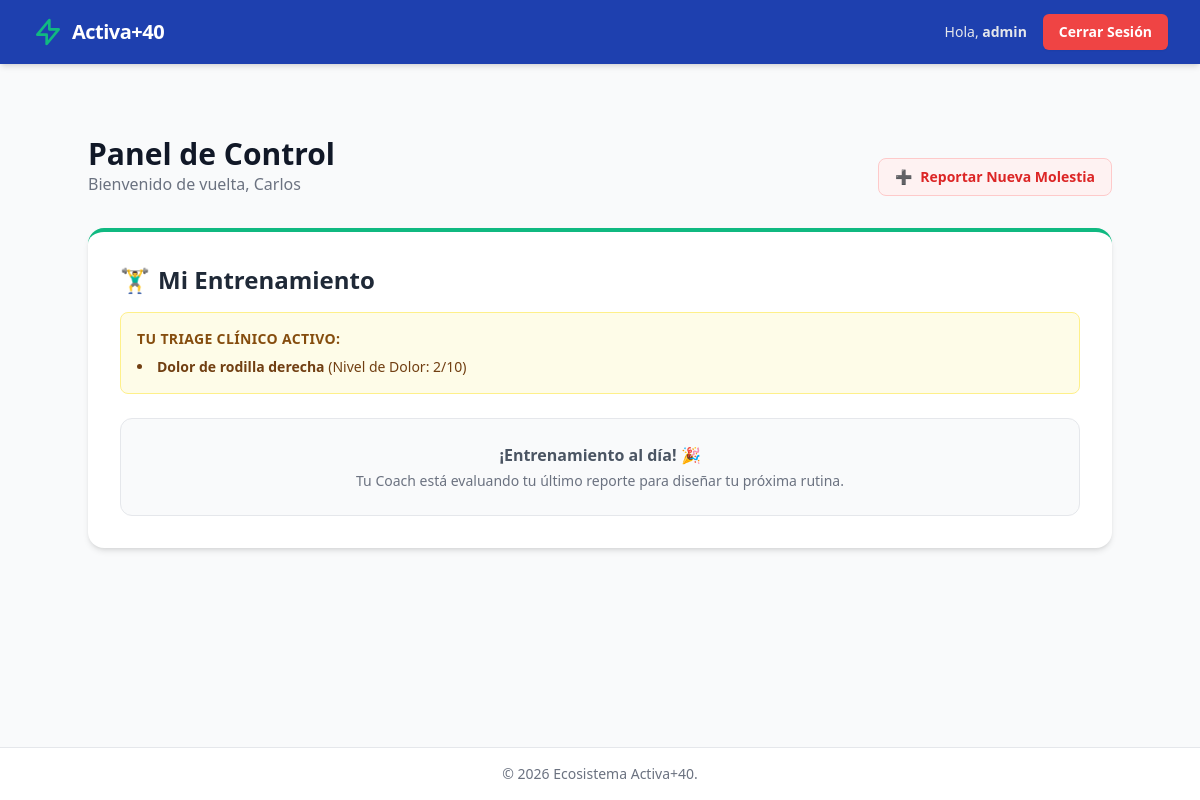
Page /dashboard/ (signed in) on the earlier database version.
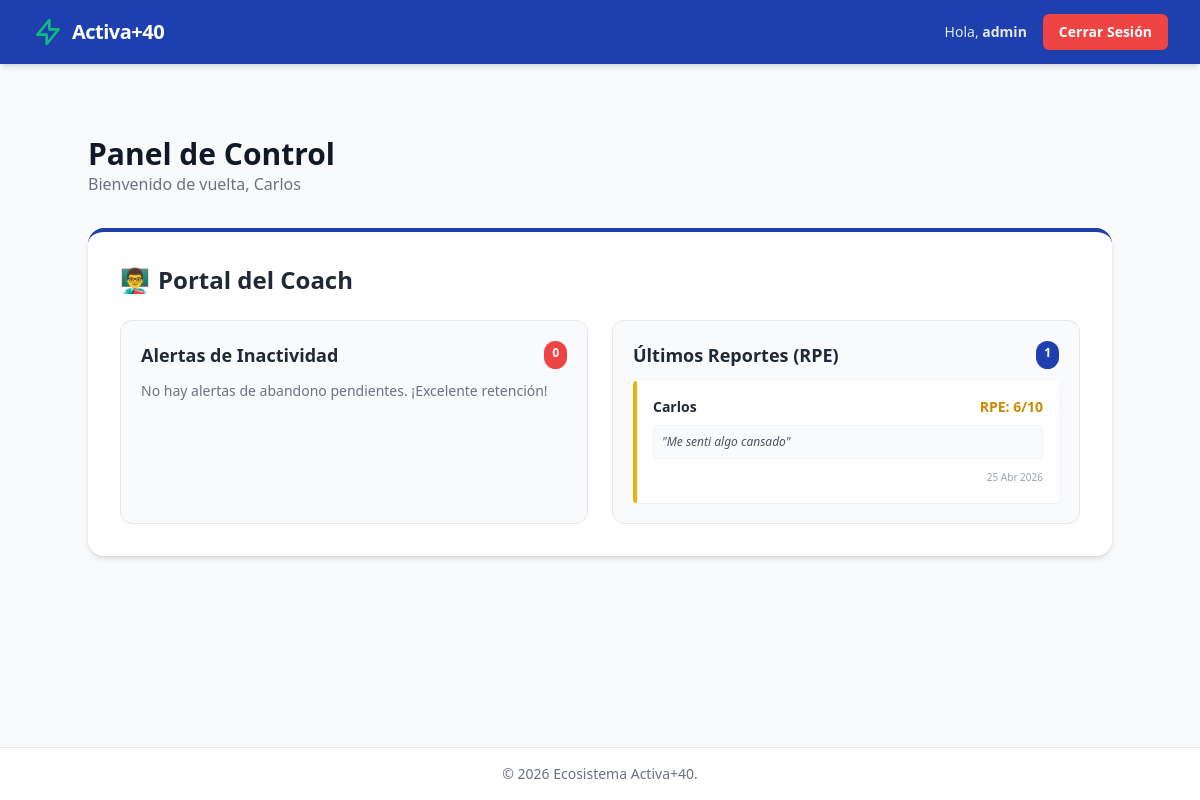
Same page on the later database version.
### triage/models.py (models this page shows, shortened)
class Usuario_Restriccion(models.Model):
    usuario = models.ForeignKey(settings.AUTH_USER_MODEL, on_delete=models.CASCADE)
    restriccion = models.ForeignKey(Restriccion_Fisica, on_delete=models.CASCADE)
    nivel_dolor_eva = models.IntegerField(
        choices=[(i, str(i)) for i in range(1, 11)],
        verbose_name="Nivel de Dolor (EVA 1-10)"
    )
    fecha_registro = models.DateTimeField(auto_now_add=True)
    class Meta:
        verbose_name = "Restricción de Usuario"
        verbose_name_plural = "Restricciones de Usuarios"

class Restriccion_Fisica(models.Model):
    nombre = models.CharField(max_length=100, verbose_name="Zona de dolor o Patología")
    descripcion = models.TextField(blank=True, null=True)
    class Meta:
        verbose_name = "Restricción Física"
        verbose_name_plural = "Restricciones Físicas"

### entrenamiento/models.py (models this page shows, shortened)
class Evaluacion_PostSesion(models.Model):
    rutina = models.OneToOneField(Rutina, on_delete=models.CASCADE)
    esfuerzo_rpe = models.IntegerField(choices=[(i, str(i)) for i in range(1, 11)], verbose_name="Esfuerzo Percibido (RPE 1-10)")
    comentario_usuario = models.TextField(blank=True, null=True)
    fecha_evaluacion = models.DateTimeField(auto_now_add=True)
    class Meta:
        verbose_name = "Evaluación Post-Sesión"
        verbose_name_plural = "Evaluaciones Post-Sesión"

class Rutina(models.Model):
    usuario = models.ForeignKey(settings.AUTH_USER_MODEL, on_delete=models.CASCADE, related_name='rutinas_cliente')
    coach = models.ForeignKey(settings.AUTH_USER_MODEL, on_delete=models.SET_NULL, null=True, blank=True, related_name='rutinas_coach')
    fecha_asignacion = models.DateField(auto_now_add=True)
    completada = models.BooleanField(default=False)
    class Meta:
        verbose_name = "Rutina"
        verbose_name_plural = "Rutinas"

### usuarios/models.py (models this page shows, shortened)
class Usuario(AbstractUser):
    es_cliente = models.BooleanField(default=False, verbose_name="Es Cliente (+40)")
    es_coach = models.BooleanField(default=False, verbose_name="Es Entrenador")
    fecha_nacimiento = models.DateField(null=True, blank=True, verbose_name="Fecha de Nacimiento")
    telefono = models.CharField(max_length=15, null=True, blank=True, verbose_name="Teléfono de contacto")
    class Meta:
        verbose_name = "Usuario"
        verbose_name_plural = "Usuarios"

### core/views.py (the view)
# urls.py: path('dashboard/', dashboard, name='dashboard'),
@login_required
def dashboard(request):
    context = {}
    if request.user.es_coach:
        context['alertas'] = Alerta_Inactividad.objects.filter(resuelta=False)
        context['rutinas_activas'] = Rutina.objects.filter(coach=request.user, completada=False)
        context['evaluaciones'] = Evaluacion_PostSesion.objects.all().order_by('-fecha_evaluacion')[:5]
    elif request.user.es_cliente:
        context['mis_restricciones'] = Usuario_Restriccion.objects.filter(usuario=request.user)
        context['mis_rutinas'] = Rutina.objects.filter(usuario=request.user, completada=False)
    return render(request, 'dashboard.html', context)

### templates/dashboard.html (shortened to what the changed rows need)
{% extends 'base.html' %}
{% block content %}
<div class="max-w-5xl mx-auto py-10">
    <div class="mb-8 flex justify-between items-end">
        <div>
            <h1 class="text-3xl font-bold text-gray-900">Panel de Control</h1>
            <p class="text-gray-500">Bienvenido de vuelta, {{ user.first_name|default:user.username }}</p>
        </div>
        {% if user.es_cliente %}
            <a href="{% url 'registrar_triage' %}" class="bg-red-50 text-red-600 border border-red-200 hover:bg-red-100 font-semibold py-2 px-4 rounded-lg transition text-sm flex items-center gap-2">
                <span>➕</span> Reportar Nueva Molestia
            </a>
        {% endif %}
    </div>
    {% if user.es_coach %}
        <div class="bg-white p-8 rounded-2xl shadow-md border-t-4 border-activa-blue">
            <h2 class="text-2xl font-bold mb-4 flex items-center gap-2">
                <span>👨‍🏫</span> Portal del Coach
            </h2>
            <div class="grid grid-cols-1 md:grid-cols-2 gap-6 mt-6">
                <div class="border border-gray-200 rounded-xl p-5 bg-gray-50">
                    <h3 class="font-bold text-lg mb-3 flex justify-between">
                        Alertas de Inactividad
                        <span class="bg-red-500 text-white text-xs py-1 px-2 rounded-full">{{ alertas.count }}</span>
                    </h3>
                    {% if alertas %}
                        <ul class="space-y-2">
                            {% for alerta in alertas %}
                                <li class="text-sm bg-white p-3 rounded shadow-sm border-l-4 border-red-500">
                                    <strong>{{ alerta.usuario.username }}</strong> - Ausente {{ alerta.dias_inactividad }} días
                                </li>
                            {% endfor %}
                        </ul>
                    {% else %}
                        <p class="text-sm text-gray-500">No hay alertas de abandono pendientes. ¡Excelente retención!</p>
                    {% endif %}
                </div>
                <div class="border border-gray-200 rounded-xl p-5 bg-gray-50">
                    <h3 class="font-bold text-lg mb-3 flex justify-between">
                        Últimos Reportes (RPE)
                        <span class="bg-activa-blue text-white text-xs py-1 px-2 rounded-full">{{ evaluaciones.count }}</span>
                    </h3>
                    {% if evaluaciones %}
                        <ul class="space-y-3">
                            {% for eval in evaluaciones %}
                                <li class="text-sm bg-white p-4 rounded shadow-sm border-l-4 {% if eval.esfuerzo_rpe >= 8 %}border-red-500{% elif eval.esfuerzo_rpe >= 5 %}border-yellow-500{% else %}border-green-500{% endif %}">
                                    <div class="flex justify-between mb-2">
                                        <strong class="text-gray-800">{{ eval.rutina.usuario.first_name }}</strong>
                                        <span class="font-bold {% if eval.esfuerzo_rpe >= 8 %}text-red-600{% elif eval.esfuerzo_rpe >= 5 %}text-yellow-600{% else %}text-green-600{% endif %}">
                                            RPE: {{ eval.esfuerzo_rpe }}/10
                                        </span>
                                    </div>
                                    {% if eval.comentario_usuario %}
                                        <p class="text-gray-600 italic text-xs bg-gray-50 p-2 rounded border border-gray-100">"{{ eval.comentario_usuario }}"</p>
                                    {% endif %}
                                    <p class="text-gray-400 text-[10px] mt-2 text-right">{{ eval.fecha_evaluacion|date:"d M Y" }}</p>
                                </li>
                            {% endfor %}
                        </ul>
                    {% else %}
                        <p class="text-sm text-gray-500">Aún no hay evaluaciones recientes de tus clientes.</p>
                    {% endif %}
                </div>
            </div>
        </div>
    {% elif user.es_cliente %}
        <div class="bg-white p-8 rounded-2xl shadow-md border-t-4 border-activa-accent">
            <h2 class="text-2xl font-bold mb-4 flex items-center gap-2"><span>🏋️‍♂️</span> Mi Entrenamiento</h2>
            {% if mis_restricciones %}
                <div class="bg-yellow-50 border border-yellow-200 p-4 rounded-lg mb-6">
                    <h4 class="font-bold text-yellow-800 mb-2 text-sm uppercase tracking-wide">Tu Triage Clínico Activo:</h4>
                    <ul class="list-disc list-inside text-yellow-900 text-sm space-y-1">
                        {% for restriccion in mis_restricciones %}
                            <li><strong>{{ restriccion.restriccion.nombre }}</strong> (Nivel de Dolor: {{ restriccion.nivel_dolor_eva }}/10)</li>
                        {% endfor %}
                    </ul>
                </div>
            {% endif %}
            {% if mis_rutinas %}
                <a href="{% url 'mi_rutina' %}" class="inline-block text-center w-full md:w-auto bg-activa-accent hover:bg-green-600 text-white font-bold py-3 px-8 rounded-lg shadow transition">
                    Comenzar Rutina de Hoy
                </a>
            {% else %}
                <div class="bg-gray-50 border border-gray-200 p-6 rounded-xl text-center">
                    <p class="text-gray-600 font-semibold mb-1">¡Entrenamiento al día! 🎉</p>
                    <p class="text-gray-500 text-sm">Tu Coach está evaluando tu último reporte para diseñar tu próxima rutina.</p>
                </div>
            {% endif %}
        </div>
    {% endif %}
</div>
{% endblock %}

Differences in the rows shown:
no longer on this page (row unchanged): Usuario_Restriccion: restriccion.nombre "Dolor de rodilla derecha", nivel_dolor_eva "2"
changed Usuario "Carlos": es_coach False → True (drawn); es_cliente True → False (drawn)
now on this page (row unchanged): Evaluacion_PostSesion: rutina.usuario.first_name "Carlos", esfuerzo_rpe "6", comentario_usuario "Me senti algo cansado", fecha_evaluacion "25 Abr 2026"
Other differences:
{{ alertas.count }}: (not shown) → "0"
{{ evaluaciones.count }}: (not shown) → "1"
text no longer shown: "➕ Reportar Nueva Molestia 🏋️‍♂️ Mi Entrenamiento TU TRIAGE CLÍNICO ACTIVO: ¡Entrenamiento al día! 🎉 Tu Coach está evaluando tu último reporte para diseñar tu próxima rutina."
text now shown: "👨‍🏫 Portal del Coach Alertas de Inactividad No hay alertas de abandono pendientes. ¡Excelente retención! Últimos Reportes (RPE)"
